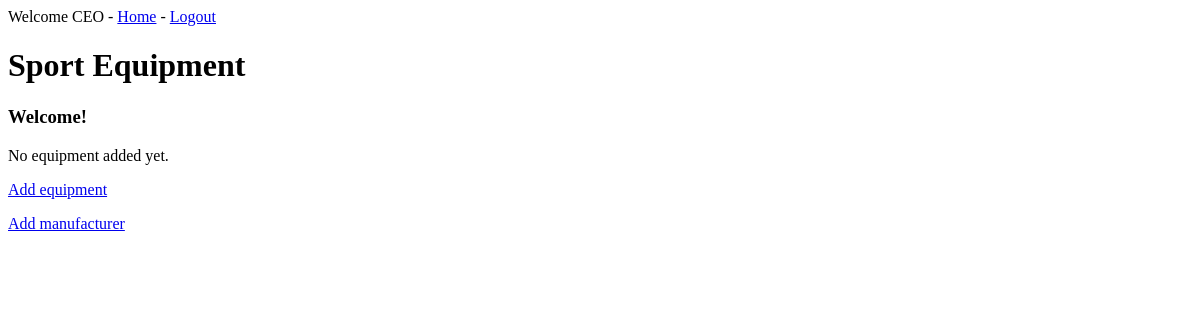
The app's page / (signed in), older data.
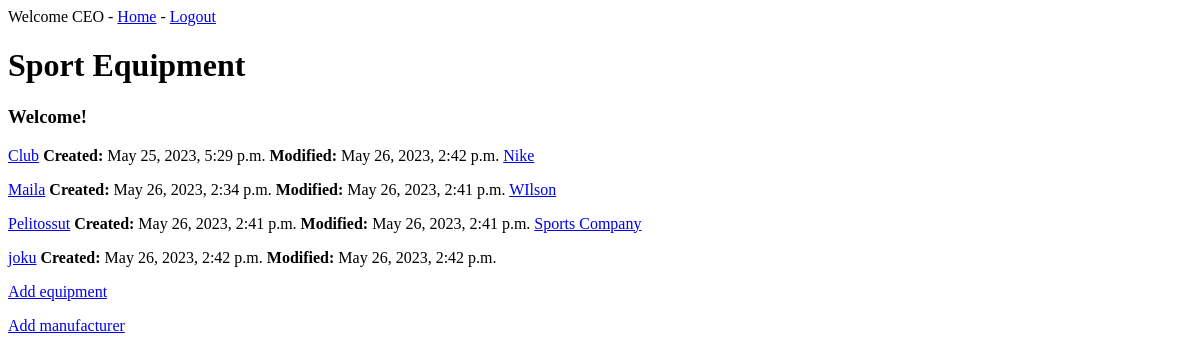
The same page, newer data.
### sports/models.py (models this page shows, shortened)
class Equipment(models.Model):
    name = models.CharField(max_length=200)
    description = models.TextField(blank=True)
    price = models.FloatField(blank=True, null=True)
    created = models.DateTimeField(auto_now_add=True, null=True)
    modified = models.DateTimeField(auto_now=True, null=True)
    manufacturer = models.ForeignKey(
        Manufacturer, on_delete=models.CASCADE,
        null=True, blank=True,
        related_name='equipments')
    owner = models.ForeignKey(User, on_delete=models.CASCADE, null=True)

class Manufacturer(models.Model):
    name = models.CharField(max_length=200)
    def __str__(self):
             return self.name

### sports/views.py (the view)
# urls.py: path('', EquipmentListView.as_view()),
class EquipmentListView(LoginRequiredMixin, ListView):
	model = Equipment
	template_name = "equipment_list.html"
	def get_queryset(self):
	        return Equipment.objects.filter(owner=self.request.user)

### sports/templates/sports/equipment_list.html
{% extends "sports/base.html" %}
{% block "content" %}
	<h3>Welcome!</h3>
	{% for equipment in object_list %}
		<p>
			<a href="/equipment/{{ equipment.pk }}">{{ equipment.name }}</a>
			<b>Created: </b>{{ equipment.created }}
			<b>Modified: </b>{{ equipment.modified }}
			{% if equipment.manufacturer %}
				<a href="/manufacturer/{{ equipment.manufacturer.pk }}">{{ equipment.manufacturer }}</a>
			{% endif %}
		</p>
	{% empty %}
	    <p>No equipment added yet.</p>
	{% endfor %}
	<p><a href="/equipment/new">Add equipment</a></p>
	<p><a href="/manufacturer/new">Add manufacturer</a></p>
{% endblock "content" %}

### sports/templates/sports/base.html (shortened to what this page needs)
<!doctype html>
<html lang="en">
	<head>
	</head>
	<body>
	<header>
		{% if user.username %}
			Welcome {{ user }} -
			<a href="/">Home</a> -
			<a href="/logout">Logout</a>
		{% else %}
		 	<a href="/">Home</a>
		{% endif %}
		<h1>Sport Equipment</h1>
	   </header>
		{% block "content" %}{% endblock "content" %}
	</body>
</html>

Row changes from the older to the newer data that the page shows:
now on this page (row edited): Equipment: name "Club", created "May 25, 2023, 5:29 p.m.", modified "May 26, 2023, 2:42 p.m.", manufacturer "Nike"
added Equipment: name "Maila", created "May 26, 2023, 2:34 p.m.", modified "May 26, 2023, 2:41 p.m.", manufacturer "WIlson"
added Equipment: name "Pelitossut", created "May 26, 2023, 2:41 p.m.", modified "May 26, 2023, 2:41 p.m.", manufacturer "Sports Company"
added Equipment: name "joku", created "May 26, 2023, 2:42 p.m.", modified "May 26, 2023, 2:42 p.m."
Text that changed along with them:
text no longer shown: "No equipment added yet."
